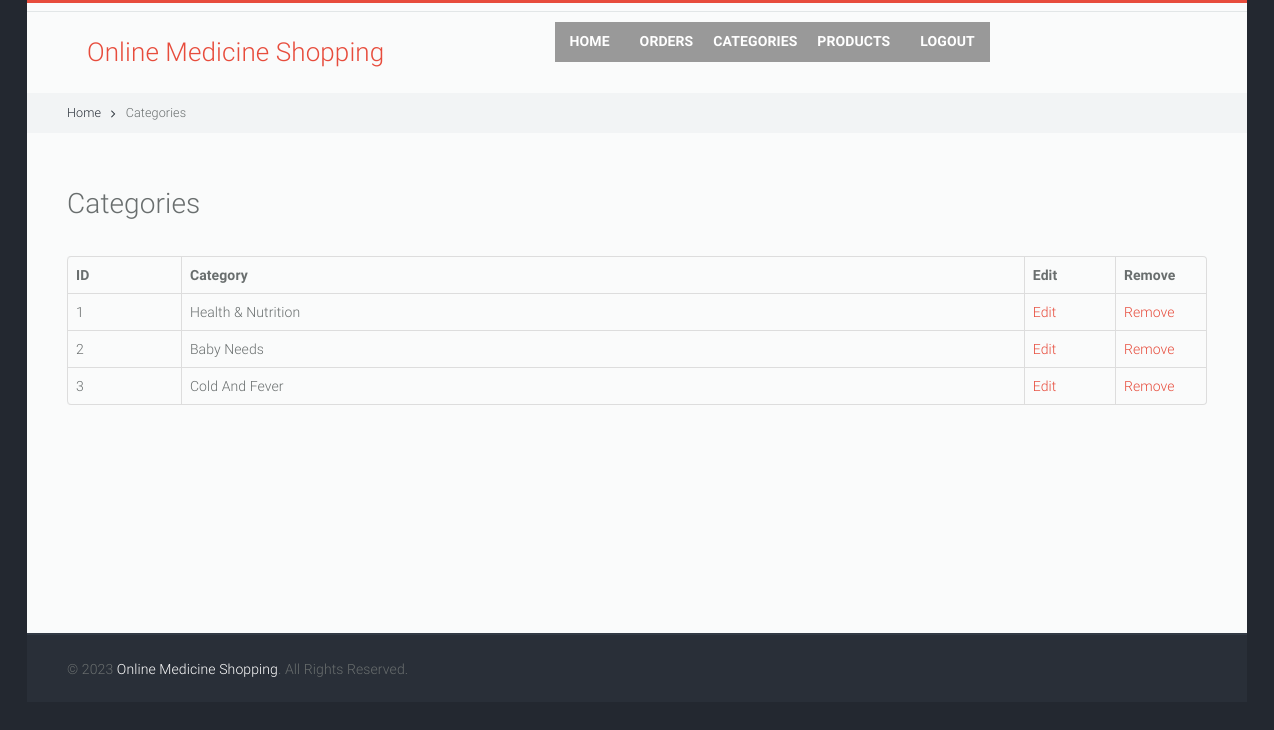
The app's page /admin/categories.php with its own data.
### tables this page shows
CREATE TABLE `categories` (
  `id` int(11) NOT NULL,
  `category_name` varchar(255) NOT NULL
);

### inc/dbhelper.php (called while the page is built, shortened)
<?php
class Database
{
    var $host="";
    var $user="";
    var $password="";
    var $database="";
    var $con="";
    function Database()
    {
        $conf=new Config();
        $this->host=$conf->host;
        $this->user=$conf->user;
        $this->password=$conf->password;
        $this->database=$conf->database;
    }
    function open()
    {
        $this->con=@mysqli_connect($this->host,$this->user,$this->password,$this->database);
        return true;
    }
    function query($sql='')
    {
        $this->result=@mysqli_query($this->con,$sql);
        return $this->result;
    }
    function fetcharray($result)
    {
        return @mysqli_fetch_array($result,MYSQLI_BOTH);
    }
}
?>

### inc/config.php (called while the page is built, shortened)
<?php
class Config
{
    function Config()
    {
        $this->host    = "localhost";
        $this->user    = "root";
        $this->password= "";
        $this->database= "cbkmedicine";
    }
}
?>

### admin/adminhelper.php (the view, shortened to what this page needs)
<?php
 require_once "../inc/config.php";
 require_once "../inc/dbhelper.php";
 class AdminHelper
 {
            ?>
            <?php
    static function getCategories()
    {
        $db = new Database();
        $db->open();
        $sql    = "SELECT * FROM `categories`";
        $result = $db->query($sql);
        if($result)
        {
            ?>
            <table class="table table-bordered">
            <tr>
                <th width="10%">ID</th>
                <th>Category</th>
                <th>Edit</th>
                <th>Remove</th>
            </tr>
            <?php
            if($result)
            {
                while($row = $db->fetcharray($result))
                {
                    ?>
                    <tr>
                        <td><?php echo $row['id'];?></td>
                        <td><?php echo $row['category_name'];?></td>
                        <td style="width: 8%;"><a href="addcategory.php?id=<?php echo $row['id'];?>">Edit</a></td>
                        <td style="width: 8%;"><a href="categories.php?id=<?php echo $row['id'];?>&task=remove">Remove</a></td>
                    </tr>
                    <?php
                }
            }
            ?>
            </table>
            <?php
        }
        else
        {
            ?>
            <p class="info">Categories not added yet.</p>
            <?php
        }
    }
 }
?>

### records on screen
categories: id "1", category_name "Health & Nutrition"
categories: id "2", category_name "Baby Needs"
categories: id "3", category_name "Cold And Fever"
